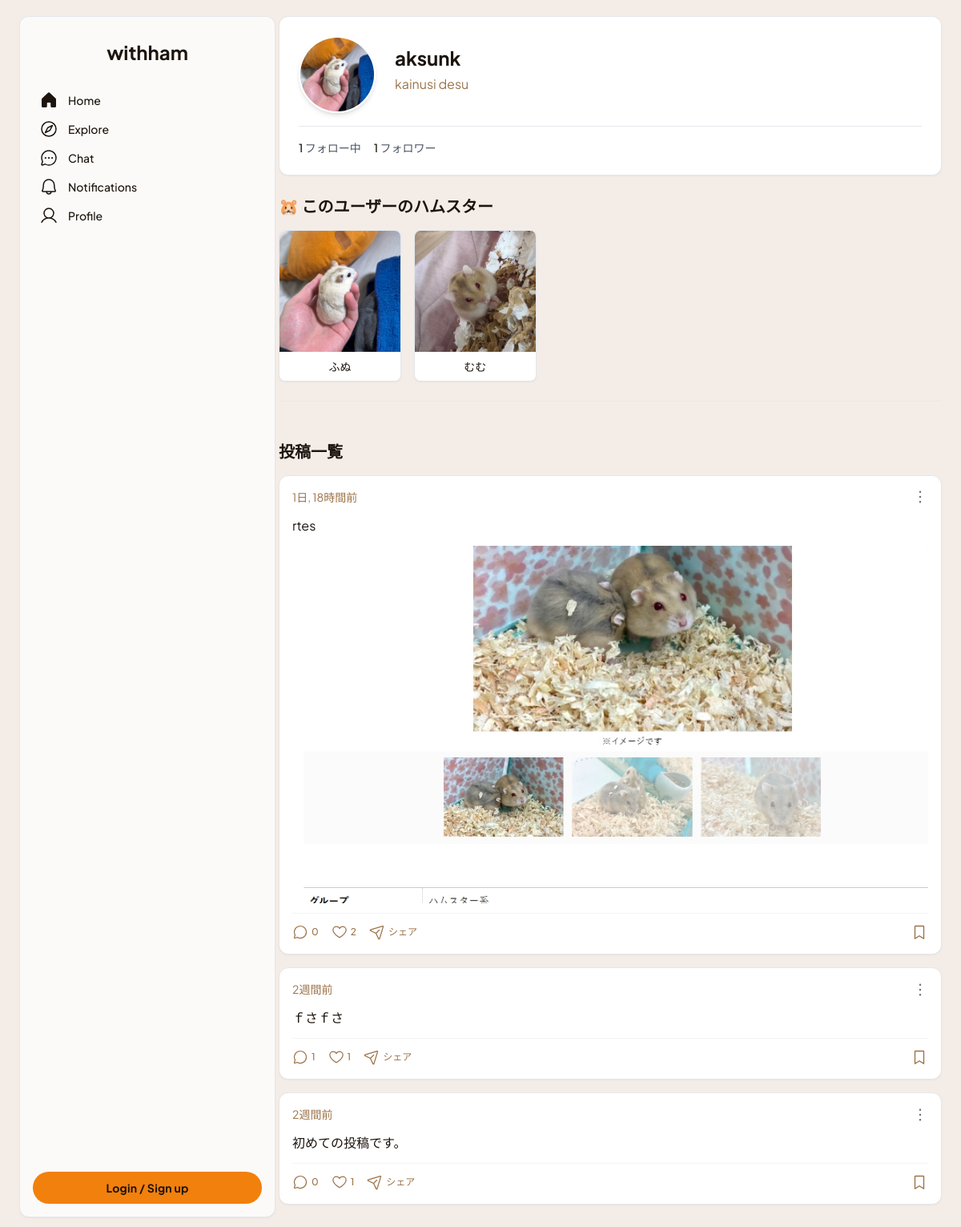
The page /users/1/ on the database its author committed.
### withham/models.py (models this page shows, shortened)
class UserProfile(models.Model):
    user = models.OneToOneField(User, on_delete=models.CASCADE, related_name='profile')
    bio = models.TextField("自己紹介", blank=True, null=True)
    avatar = models.ImageField("プロフィール画像", upload_to='avatars/', null=True, blank=True)
    following = models.ManyToManyField(User, related_name='followers', symmetrical=False, blank=True)
    class Meta:
        verbose_name = 'ユーザープロフィール'
        verbose_name_plural = 'ユーザープロフィール'

class Hamster(models.Model):
    owner = models.ForeignKey(User, on_delete=models.CASCADE, related_name='hamsters', verbose_name='飼い主')
    name = models.CharField('名前', max_length=100)
    breed = models.CharField('種類', max_length=50, blank=True, null=True)
    birthday = models.DateField('誕生日', blank=True, null=True)
    GENDER_CHOICES = [
        ('M', '男の子'),
        ('F', '女の子'),
        ('U', '不明'),
    ]
    gender = models.CharField('性別', max_length=1, choices=GENDER_CHOICES, default='U')
    profile_text = models.TextField('プロフィール', blank=True, null=True)
    profile_image = models.ImageField('プロフィール画像', upload_to='hamster_images/', blank=True, null=True)
    created_at = models.DateTimeField('登録日時', default=timezone.now)
    class Meta:
        verbose_name = 'ハムスター'
        verbose_name_plural = 'ハムスター'

class Post(models.Model):
    author = models.ForeignKey(User, on_delete=models.CASCADE, related_name='posts', verbose_name='投稿者')
    hamster = models.ForeignKey(Hamster, on_delete=models.SET_NULL, blank=True, null=True, related_name='posts', verbose_name='関連ハムスター')
    text = models.TextField('本文')
    image = models.ImageField('画像', upload_to='post_images/', blank=True, null=True)
    created_at = models.DateTimeField('投稿日時', default=timezone.now)
    likes = models.ManyToManyField(User, related_name='liked_posts', blank=True, verbose_name='いいねしたユーザー')
    class Meta:
        verbose_name = '投稿'
        verbose_name_plural = '投稿'
        ordering = ['-created_at']

### withham/views.py (the view)
# urls.py: path('users/<int:pk>/', views.profile_detail, name='profile_detail'),
def profile_detail(request, pk):
    profile_user = get_object_or_404(User, pk=pk)
    posts = Post.objects.filter(author=profile_user).order_by('-created_at')
    hamsters = Hamster.objects.filter(owner=profile_user)
    is_following = False
    following_count = 0
    followers_count = 0
    try:
        profile = profile_user.profile
        following_count = profile.following.count()
        followers_count = profile_user.followers.count() # Userモデルのrelated_nameを使用
        if request.user.is_authenticated:
            is_following = request.user.profile.following.filter(pk=profile_user.pk).exists()
    except UserProfile.DoesNotExist:
        pass
    context = {
        'profile_user': profile_user,
        'posts': posts,
        'hamsters': hamsters,
        'is_following': is_following,
        'following_count': following_count,
        'followers_count': followers_count,
    }
    return render(request, 'withham/profile_detail.html', context)

### withham/templates/withham/profile_detail.html (shortened to what this page needs)
{% extends "withham/base.html" %}
{% load static %}
{% load humanize %}
{% block content %}
    <div class="profile-header mb-6 p-4 sm:p-6 bg-white rounded-xl shadow-sm border border-gray-200">
        <div class="flex flex-col sm:flex-row items-center">
            <div class="flex-shrink-0 mb-4 sm:mb-0 sm:mr-6">
                {% if profile_user.profile.avatar %}
                    <img src="{{ profile_user.profile.avatar.url }}" class="h-24 w-24 rounded-full object-cover border-2 border-white shadow-md" alt="{{ profile_user.username }}のプロフィール画像">
                {% else %}
                    <img src="{% static 'images/default_avatar.png' %}" class="h-24 w-24 rounded-full object-cover border-2 border-white shadow-md bg-gray-200" alt="デフォルトアバター">
                {% endif %}
            </div>
            <div class="flex-grow-1 text-center sm:text-left">
                <h2 class="text-2xl font-bold text-[#1c140d] mb-1">{{ profile_user.username }}</h2>
                {% if profile_user.profile.bio %}
                    <p class="text-[#9c7349] text-base leading-relaxed mb-3">{{ profile_user.profile.bio|linebreaksbr }}</p>
                {% else %}
                    {% if request.user == profile_user %}
                    <p class="text-gray-500 italic mb-3">自己紹介文を編集してみましょう！</p>
                    {% endif %}
                {% endif %}
            </div>
        </div>
         <div class="mt-4 pt-4 border-t border-gray-200 flex gap-4 justify-center sm:justify-start">
            <a href="{% url 'withham:following_list' profile_user.pk %}" class="text-sm text-gray-600 hover:underline">
                <strong class="font-medium text-[#1c140d]">{{ following_count }}</strong> フォロー中
            </a>
            <a href="{% url 'withham:followers_list' profile_user.pk %}" class="text-sm text-gray-600 hover:underline">
                <strong class="font-medium text-[#1c140d]">{{ followers_count }}</strong> フォロワー
            </a>
        </div>
    </div>
    <div class="hamster-section mb-6">
        <h3 class="text-xl font-bold text-[#1c140d] mb-4">🐹 このユーザーのハムスター</h3>
        <div class="grid grid-cols-2 sm:grid-cols-3 md:grid-cols-4 lg:grid-cols-5 gap-4">
            {% for hamster in hamsters %}
                <div class="bg-white rounded-lg shadow-sm overflow-hidden border border-gray-200 text-center flex flex-col">
                    <a href="{% url 'withham:health_log_list' hamster.pk %}" class="block group relative flex-grow">
                        {% if hamster.profile_image %}
                            <img src="{{ hamster.profile_image.url }}" class="w-full aspect-square object-cover group-hover:opacity-90 transition-opacity" alt="{{ hamster.name }}">
                        {% else %}
                            <img src="{% static 'images/default_hamster_icon.svg' %}" class="w-full aspect-square object-contain p-4 bg-gray-100 group-hover:opacity-90 transition-opacity" alt="デフォルト画像">
                        {% endif %}
                        <div class="p-2">
                            <h4 class="text-sm font-medium text-[#1c140d] truncate">{{ hamster.name }}</h4>
                        </div>
                    </a>
                </div>
            {% endfor %}
        </div>
        <hr class="my-6 border-gray-200">
    </div>
    <h3 class="text-xl font-bold text-[#1c140d] mb-4">投稿一覧</h3>
    {% for post in posts %}
        <div class="bg-white rounded-xl shadow-sm mb-4 border border-gray-200">
            <div class="p-4">
                <div class="flex justify-between items-center mb-3">
                    <div class="flex items-center gap-3">
                        <div>
                            <p class="text-[#9c7349] text-sm font-normal leading-normal {% if post.hamster %}mt-1{% endif %}">{{ post.created_at|timesince }}前</p>
                        </div>
                    </div>
                     <button class="ml-auto text-gray-500 hover:text-gray-700">
                        <svg xmlns="http://www.w3.org/2000/svg" width="20px" height="20px" fill="currentColor" viewBox="0 0 256 256"><path d="M144,128a16,16,0,1,1-16-16A16,16,0,0,1,144,128ZM128,64a16,16,0,1,0-16-16A16,16,0,0,0,128,64Zm0,128a16,16,0,1,0,16,16A16,16,0,0,0,128,192Z"></path></svg>
                     </button>
                </div>
                <a href="{% url 'withham:post_detail' post.pk %}" class="block text-inherit hover:opacity-90">
                    {% if post.text %}
                        <p class="text-[#1c140d] text-base leading-relaxed my-3">{{ post.text|linebreaksbr }}</p>
                    {% endif %}
                </a>
                {% if post.image %}
                    <div class="my-3 cursor-pointer open-modal-trigger"
                         data-full-src="{{ post.image.url }}">
                        <div class="aspect-video w-full overflow-hidden rounded-lg bg-gray-100">
                            <img src="{{ post.image.url }}"
                                 class="w-full h-full object-cover"
                                 alt="投稿画像 {{ post.id }}">
                        </div>
                    </div>
                {% endif %}
                <div class="flex items-center gap-4 text-[#9c7349] pt-3 border-t border-gray-100">
                     <a href="{% url 'withham:post_detail' post.pk %}#comment-form" class="flex items-center gap-1 hover:text-[#1c140d]">
                        <span class="text-xs font-medium">{{ post.comments.count }}</span>
                    </a>
                    {% if user.is_authenticated %}
                    <button type="button"
                            class="like-button flex items-center gap-1 {% if user in post.likes.all %}text-[#f2800d]{% else %}text-[#9c7349] hover:text-[#f2800d]{% endif %}"
                            data-post-id="{{ post.pk }}"
                            data-like-url="{% url 'withham:toggle_like' post.pk %}">
                        <svg class="like-icon" xmlns="http://www.w3.org/2000/svg" width="20px" height="20px" fill="currentColor" viewBox="0 0 256 256">
                            {% if user in post.likes.all %}
                                <path d="M128,216S24,160,24,94A54,54,0,0,1,78,40c22.59,0,41.94,12.31,50,32,8.06-19.69,27.41-32,50-32a54,54,0,0,1,54,54C232,160,128,216,128,216Z"></path>
                            {% else %}
                                <path d="M178,32c-20.65,0-38.73,8.88-50,23.89C116.73,40.88,98.65,32,78,32A62.07,62.07,0,0,0,16,94c0,70,103.79,126.66,108.21,129a8,8,0,0,0,7.58,0C136.21,220.66,240,164,240,94A62.07,62.07,0,0,0,178,32ZM128,206.8C109.74,196.16,32,147.69,32,94A46.06,46.06,0,0,1,78,48c19.45,0,35.78,10.36,42.6,27a8,8,0,0,0,14.8,0c6.82-16.67,23.15-27,42.6-27a46.06,46.06,0,0,1,46,46C224,147.61,146.24,196.15,128,206.8Z"></path>
                            {% endif %}
                        </svg>
                        <span class="like-count text-xs font-medium">{{ post.likes.count }}</span>
                    </button>
                    {% else %}
                        <span class="flex items-center gap-1 text-[#9c7349]">
                            <span class="like-count text-xs font-medium">{{ post.likes.count }}</span>
                        </span>
                    {% endif %}
                    <button type="button" class="flex items-center gap-1 hover:text-[#1c140d]">
                        <span class="text-xs font-medium">シェア</span>
                    </button>
                     <button type="button" class="ml-auto hover:text-[#1c140d]">
                         <svg xmlns="http://www.w3.org/2000/svg" width="22px" height="22px" fill="currentColor" viewBox="0 0 256 256"><path d="M184,32H72A16,16,0,0,0,56,48V224a8,8,0,0,0,12.24,6.78L128,193.43l59.76,37.35A8,8,0,0,0,200,224V48A16,16,0,0,0,184,32Zm0,177.57l-51.76-32.35a8,8,0,0,0-8.48,0L72,209.57V48H184Z"></path></svg>
                    </button>
                </div>
            </div>
        </div>
    {% empty %}
        <div class="bg-blue-50 border border-blue-200 text-blue-800 px-4 py-3 rounded-lg relative" role="alert">
            <strong class="font-bold">お知らせ:</strong>
            <span class="block sm:inline">まだ投稿がありません。</span>
        </div>
    {% endfor %}
{% endblock %}

### withham/templates/withham/base.html (shortened to what this page needs)
{% load static %}
<!DOCTYPE html>
<html lang="ja">
<head>
    <script src="https://cdn.tailwindcss.com?plugins=forms,container-queries"></script>
</head>
<body>
    <div class="relative flex size-full min-h-screen flex-col bg-[#f4ede7] group/design-root overflow-x-hidden" style='font-family: "Plus Jakarta Sans", "Noto Sans", sans-serif;'>
        <div class="layout-container flex h-full grow flex-col">
            <div class="gap-1 px-6 flex flex-1 justify-center py-5">
                <div class="layout-content-container flex flex-col w-80 flex-shrink-0">
                    <div class="flex h-full min-h-[700px] flex-col justify-between bg-[#fcfaf8] p-4 rounded-xl shadow-sm border border-gray-200">
                        <div class="flex flex-col gap-4">
                            <div class="p-3 text-center">
                                <a href="{% url 'withham:index' %}" class="text-2xl font-bold text-[#1c140d] hover:text-[#f2800d]">withham</a>
                            </div>
                            <div class="flex flex-col gap-1">
                                <a href="{% url 'withham:index' %}" class="flex items-center gap-3 px-2 py-1 rounded-full hover:bg-[#f4ede7] text-[#1c140d]">
                                    <div class="flex-shrink-0" data-icon="House" data-size="24px" data-weight="fill">
                                    </div>
                                    <p class="text-sm font-medium leading-normal">Home</p>
                                </a>
                                <a href="#" class="flex items-center gap-3 px-2 py-1 rounded-full hover:bg-[#f4ede7] text-[#1c140d]">
                                    <div class="flex-shrink-0" data-icon="Compass" data-size="24px" data-weight="regular">
                                    </div>
                                    <p class="text-[#1c140d] text-sm font-medium leading-normal">Explore</p>
                                </a>
                                <a href="#" class="flex items-center gap-3 px-2 py-1 rounded-full hover:bg-[#f4ede7] text-[#1c140d]">
                                    <div class="flex-shrink-0" data-icon="ChatCircleDots" data-size="24px" data-weight="regular">
                                    </div>
                                    <p class="text-[#1c140d] text-sm font-medium leading-normal">Chat</p>
                                </a>
                                <a href="#" class="flex items-center gap-3 px-2 py-1 rounded-full hover:bg-[#f4ede7] text-[#1c140d]">
                                    <div class="flex-shrink-0" data-icon="Bell" data-size="24px" data-weight="regular">
                                    </div>
                                    <p class="text-[#1c140d] text-sm font-medium leading-normal">Notifications</p>
                                </a>
                                <a href="{% if user.is_authenticated %}{% url 'withham:profile_detail' user.pk %}{% else %}{% url 'withham:login' %}{% endif %}" class="flex items-center gap-3 px-2 py-1 rounded-full hover:bg-[#f4ede7] text-[#1c140d]">
                                    <div class="flex-shrink-0" data-icon="User" data-size="24px" data-weight="regular">
                                    </div>
                                    <p class="text-[#1c140d] text-sm font-medium leading-normal">Profile</p>
                                </a>
                            </div>
                        </div>
                        {% if not user.is_authenticated %}
                        <a href="{% url 'withham:login' %}"
                          class="flex mt-auto min-w-[84px] max-w-[480px] cursor-pointer items-center justify-center overflow-hidden rounded-full h-10 px-4 bg-[#f2800d] text-[#1c140d] text-sm font-bold leading-normal tracking-[0.015em] hover:opacity-90"
                        >
                          <span class="truncate">Login / Sign up</span>
                        </a>
                        {% endif %}
                    </div>
                </div>
                <div class="layout-content-container flex flex-col max-w-[960px] flex-1">
                    {% block content %}
                    {% endblock %}
                </div>
            </div>
        </div>
    </div>
</body>
</html>

### rows shown on the page
Hamster: profile_image (picture), name "ふぬ"
Hamster: profile_image (picture), name "むむ"
Post: created_at "1日, 18時間", text "rtes", image (picture), comments.count "0", likes.count "2"
Post: created_at "2週間", text "ｆさｆさ", comments.count "1", likes.count "1"
Post: created_at "2週間", text "初めての投稿です。", comments.count "0", likes.count "1"

### other values the page prints
{{ profile_user.username }} "aksunk"
{{ profile_user.profile.bio|linebreaksbr }} "kainusi desu"
{{ following_count }} "1"
{{ followers_count }} "1"
